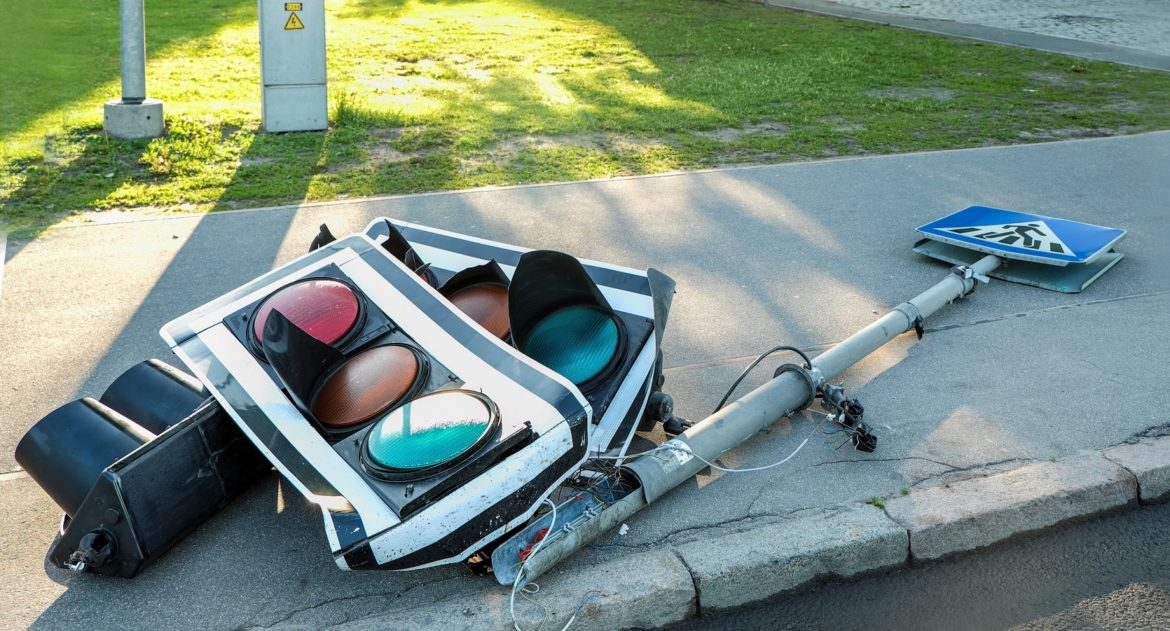
#> input picture images/broken-traffic-light.jpg, 1170 x 631 px
$ python 'AI_analyser(photo).py'
#> lines starting #> are read from the running program, lines starting #| are printed output that depends on the picture; after the words box and inside, x2 and y2 are one past the last pixel; in counts of white or black regions, pixels touching at a corner belong together
#> the answer given: ../images/broken-traffic-light.jpg
import os
import cv2
import numpy as np
import matplotlib.pyplot as plt

def detect_category(contour, area, circularity, mean_intensity):
    if area > 5000 and circularity < 0.2:
        return "Pothole"
    elif 1000 < area <= 5000 and 0.2 <= circularity < 0.5:
        return "Littering"
    elif 50 < area <= 1000 and circularity > 0.7 and mean_intensity < 100:
        return "Infestation of Pests"
    elif area > 2000 and circularity > 0.8:
        return "Power Outage"
    return "Other"

def process_image(image_path):

#> called with image_path = '../images/broken-traffic-light.jpg'
    if not os.path.exists(image_path):
        print(f"Error: Image file '{image_path}' not found.")
        return ["Other"]

    try:
        image = cv2.imread(image_path)
#> image is the input picture: shape (631, 1170, 3); mean B, G, R 128, 141.8, 122.7
        if image is None:
            raise ValueError("Could not load image")

        gray = cv2.cvtColor(image, cv2.COLOR_BGR2GRAY)
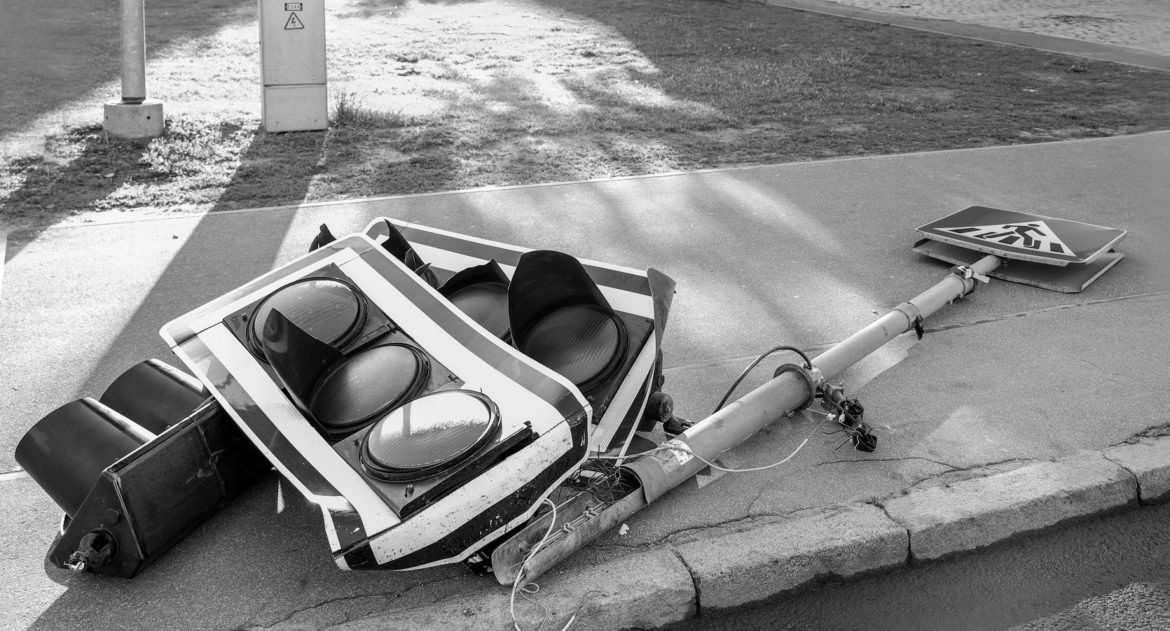
#> gray: shape (631, 1170); min 0, max 255, mean 134.5
        thresh = cv2.adaptiveThreshold(
            gray, 255, cv2.ADAPTIVE_THRESH_GAUSSIAN_C, cv2.THRESH_BINARY_INV, 11, 2
        )
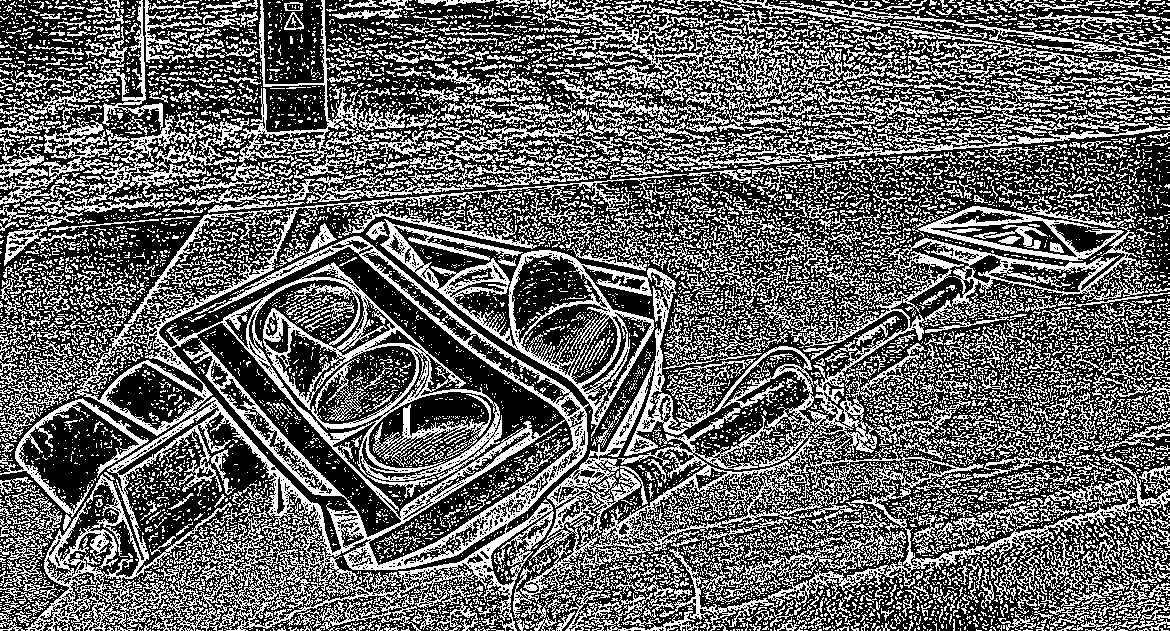
#> thresh: shape (631, 1170); 39.3% white in thin lines or dots
        contours, _ = cv2.findContours(thresh, cv2.RETR_EXTERNAL, cv2.CHAIN_APPROX_SIMPLE)
#> contours = 9341 contours, 8636 with area under 20; largest, box (x1, y1, x2, y2) and area: (25, 172, 1145, 631) 142510, (740, 453, 1141, 608) 5764, (28, 115, 417, 228) 4888, (912, 206, 1124, 261) 4842, (539, 0, 835, 128) 4568

        detected_categories = []
        for contour in contours:
            area = cv2.contourArea(contour)
            perimeter = cv2.arcLength(contour, True)
            circularity = 4 * np.pi * (area / (perimeter * perimeter)) if perimeter > 0 else 0

            mask = np.zeros(gray.shape, np.uint8)
            cv2.drawContours(mask, [contour], -1, (255), thickness=cv2.FILLED)
            mean_intensity = cv2.mean(gray, mask=mask)[0]

            category = detect_category(contour, area, circularity, mean_intensity)
            if category != "Other":
                detected_categories.append(category)
                # for green contour
                cv2.drawContours(image, [contour], -1, (0, 255, 0), 2)
#> this loop made 9341 passes
#> (area, perimeter, circularity, mean_intensity) on pass 2382: (5764, 6165.3, 0.00191, 81.55)
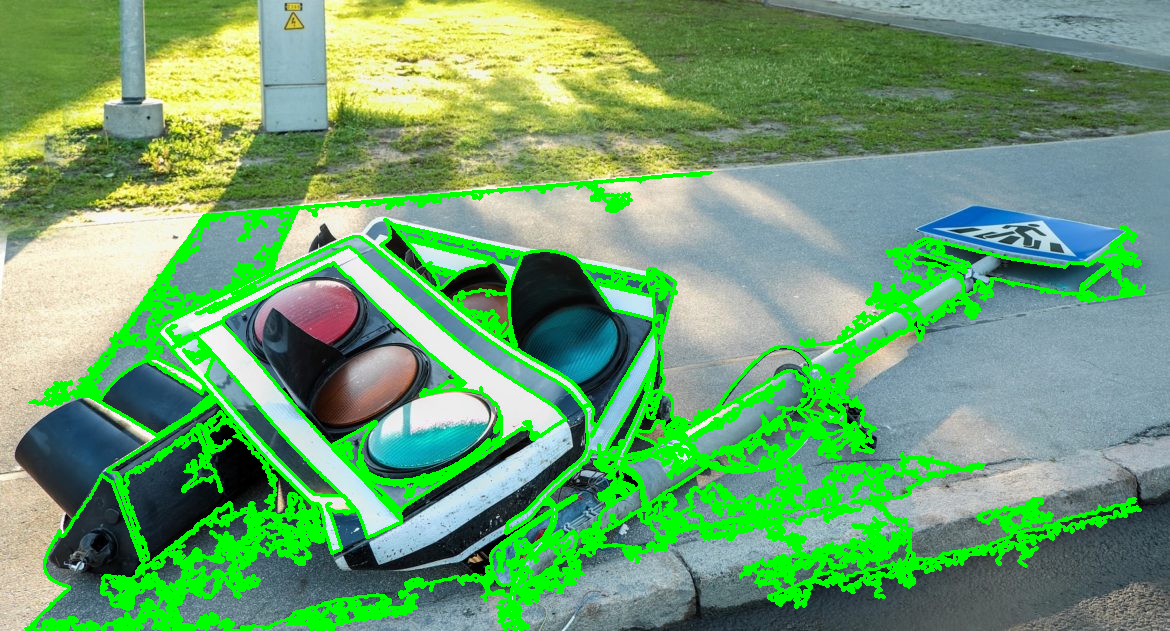
#> image: shape (631, 1170, 3); 14.04% of pixels changed, all inside (x1, y1, x2, y2) = (24, 171, 1146, 631)
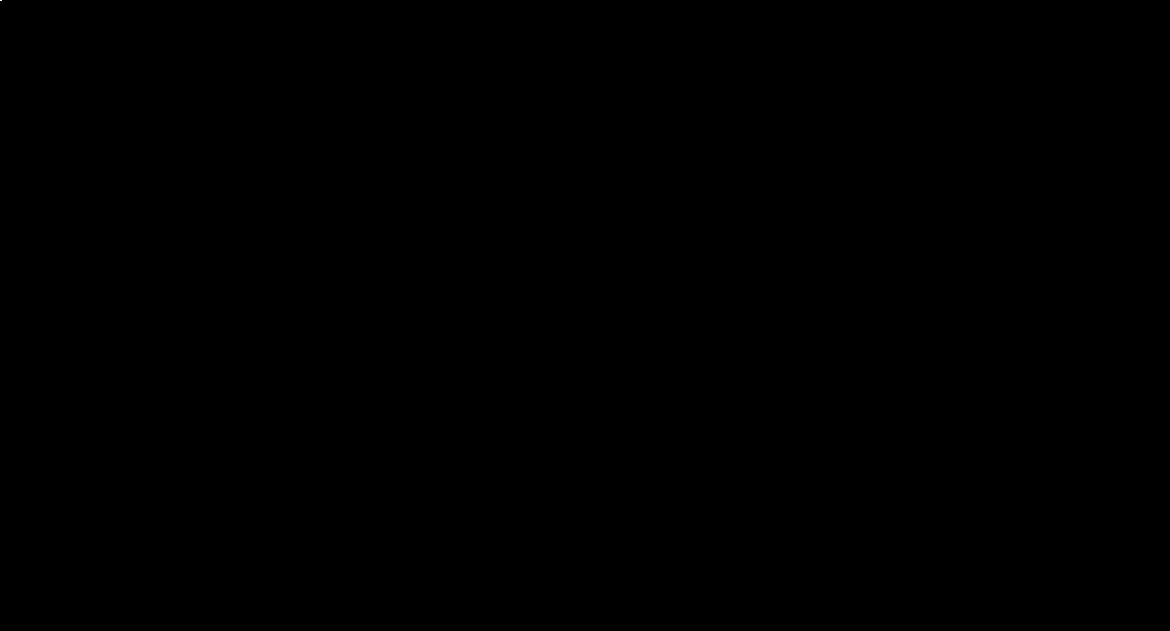
#> mask: shape (631, 1170); 0% white in thin lines or dots, all inside (x1, y1, x2, y2) = (0, 0, 2, 1)
#> after the loop, detected_categories = ['Pothole', 'Pothole']

        plt.figure(figsize=(8, 6))
        plt.imshow(cv2.cvtColor(image, cv2.COLOR_BGR2RGB))
        plt.title(f"Detected Regions in {os.path.basename(image_path)}")
        plt.axis("off")
        plt.show()

        return list(set(detected_categories)) if detected_categories else ["Other"]
    except Exception as e:
        print(f"Error processing image: {e}")
        return ["Other"]
#ui
def interactive_image_classification():
    """
    Run an interactive tool to classify and visualize images.
    """
    print("Welcome to the Image Classification Tool!")
    print("Enter an image file path to classify and visualize detected regions.")
    print("Type 'exit' to stop.")

    while True:
        image_path = input("\nEnter image file path: ").strip()
        if image_path.lower() == "exit":
            print("Goodbye!")
            break

        image_path = image_path.strip('"').strip("'")
        image_path = os.path.normpath(image_path)

        if not os.path.isfile(image_path):
            print(f"Error: '{image_path}' is not a valid file. Please try again.")
            continue

        print(f"\nProcessing image: {image_path}")
        categories = process_image(image_path)
#> categories = ['Pothole']
        print(f"Detected Categories: {', '.join(categories)}")
#| Detected Categories: Pothole
        print("--------------------------")
#> pass 2 of the loop in interactive_image_classification, `while True:`:
#> the answer given: ../images/green-city.png
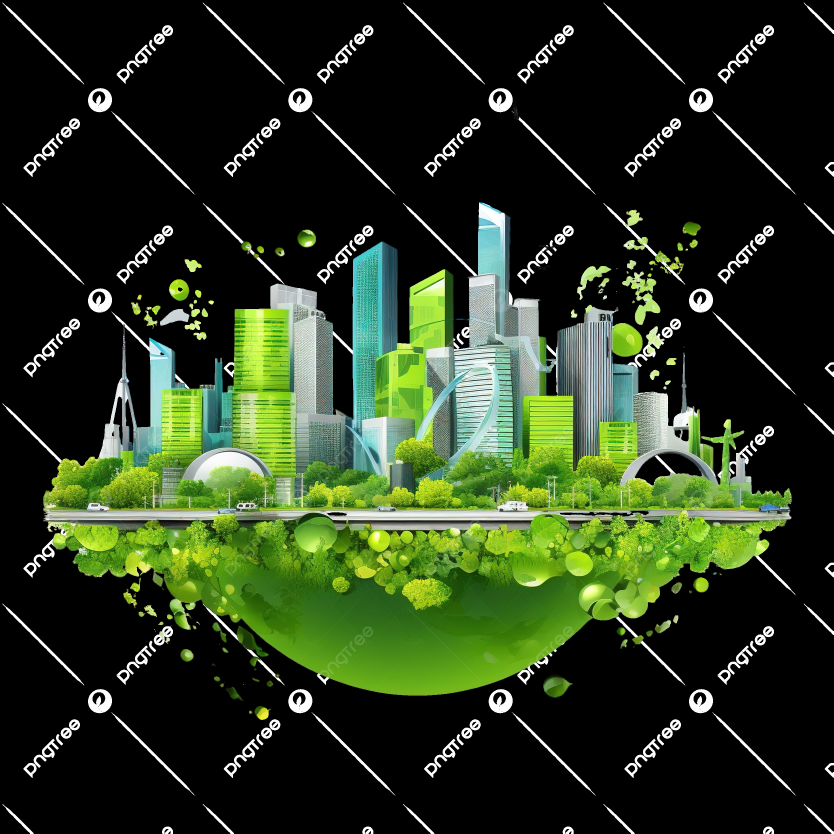
#> input picture images/green-city.png, 2500 x 2500 px (shown at 1/3 size)
#> in process_image, image is the input picture: shape (2500, 2500, 3); mean B, G, R 30.8, 55.8, 42
#> gray: shape (2500, 2500)
#> in process_image (call 2), `thresh = cv2.adaptiveThreshold( gray, 255, cv2.ADAPTIVE_THRESH_GAUSSIA..`:
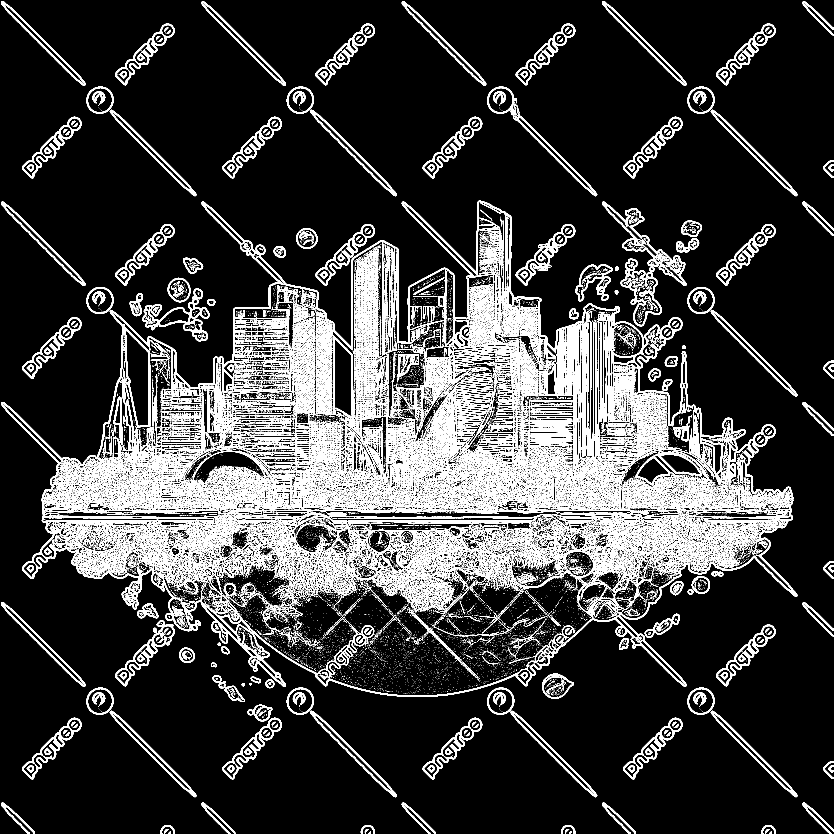
#> thresh: shape (2500, 2500) (shown at 1/3 size); 14.6% white; 17997 white regions (15947 under 20 px)
#> contours = 124 contours, 11 with area under 20; largest, box (x1, y1, x2, y2) and area: (3, 602, 2393, 2091) 1942421, (1806, 605, 2060, 858) 13376, (1862, 776, 1986, 979) 11736, (427, 865, 629, 1024) 11620, (1461, 260, 1792, 589) 11054
#> the loop in process_image (call 2), `for contour in contours:` made 124 passes
#> (area, perimeter, circularity, mean_intensity, category) on passes 5 to 12: (50.5, 38.04, 0.439, 0, 'Other'), (50.5, 38.04, 0.439, 0, 'Other'), (50.5, 38.04, 0.439, 0, 'Other'), (50.5, 38.04, 0.439, 0, 'Other'), (256, 148.7, 0.145, 0, 'Other'), (256, 148.7, 0.145, 0, 'Other'), (256, 148.7, 0.145, 0, 'Other'), (256, 148.7, 0.145, 0, 'Other')
#> after the loop in process_image (call 2), `for contour in contours:`:
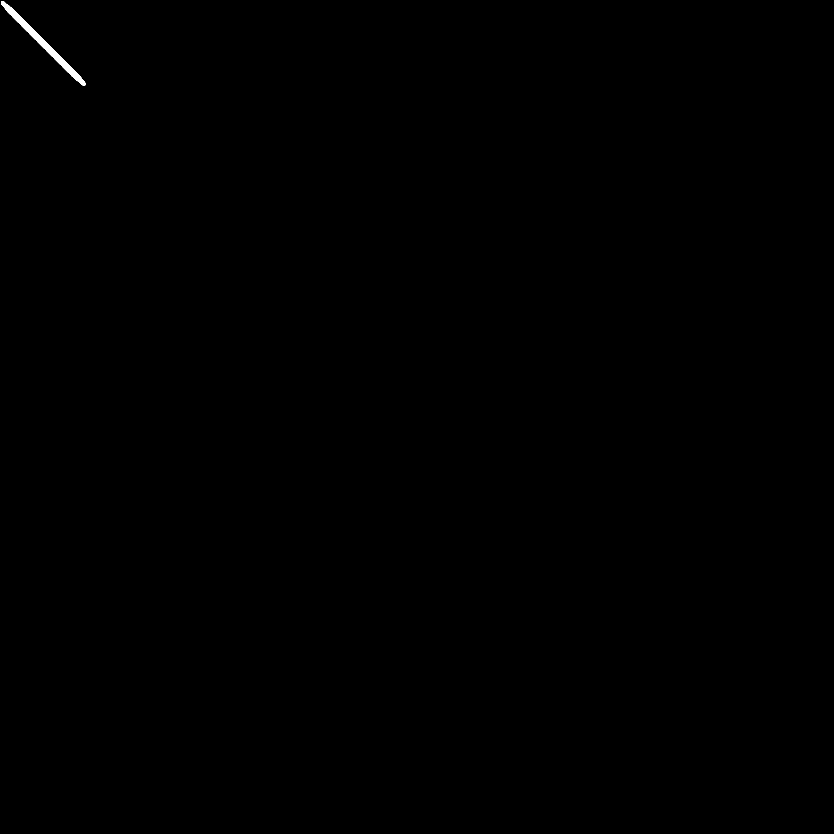
#> mask: shape (2500, 2500) (shown at 1/3 size); 0.1% white; 1 white region, box (x1, y1, x2, y2) and area: (3, 4, 257, 257) 6089
#| Detected Categories: Infestation of Pests, Power Outage, Pothole, Littering
#dont change the below code
if __name__ == "__main__":
#> (the run stopped early here; a loop or call above may not have finished)
